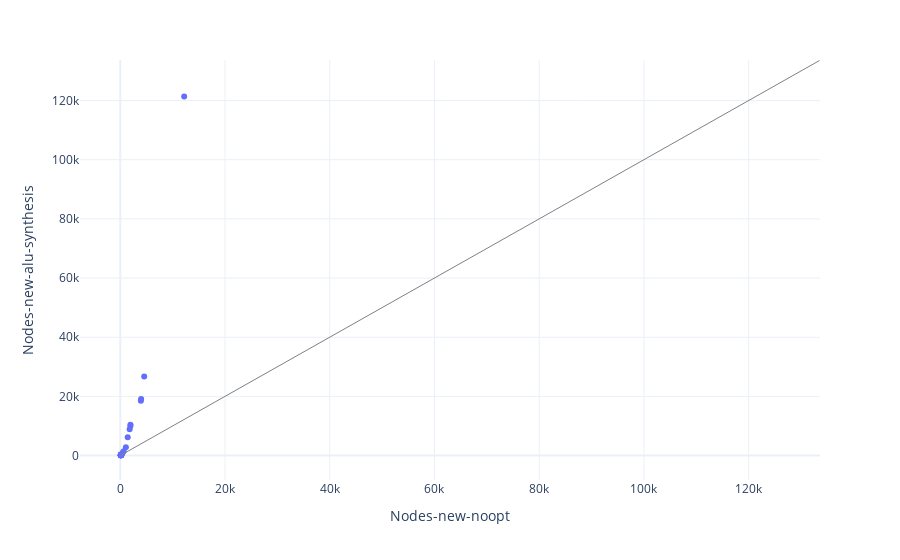

The notebook cell this image was saved under:
### Code cell
scatter((new_noopt, "new-noopt"), (new_conju, "new-alu-synthesis"), "Nodes")

### Figure 1 — Plotly figure (JSON) as saved in the notebook; plotly's stock layout.template omitted (floating-point values rounded to 4 significant figures)
{"data": [{"hovertemplate": "Nodes-new-noopt=%{x}<br>Nodes-new-alu-synthesis=%{y}<br>name=%{text}<extra></extra>", "legendgroup": "", "marker": {"color": "#636efa", "symbol": "circle"}, "mode": "markers", "name": "", "orientation": "v", "showlegend": false, "text": ["lift_bytes/\"min:AND_AL_IMMb\"", "lift_bytes/\"min:LEA_GPRv_AGEN_32\"", "lift_bytes/\"min:LODSB\"", "lift_bytes/\"min:LODSB\"", "lift_bytes/\"min:LODSB\"", "lift_bytes/\"min:LODSB\"", "lift_bytes/\"min:LOOP_RELBRb\"", "lift_bytes/\"min:MOVSB\"", "lift_bytes/\"min:MOV_GPR8_GPR8_8A\"", "lift_bytes/\"min:OR_GPRv_IMMz_32\"", "lift_bytes/\"min:POPAD_32\"", "lift_bytes/\"min:PUSH_IMMz_32\"", "lift_bytes/\"min:PUSH_MEMv_32\"", "lift_bytes/\"min:SUB_AL_IMMb\"", "lift_bytes/\"min:SUB_GPRv_MEMv_32\"", "lift_bytes/\"min:XOR_GPR8_GPR8_32\"", "lift_bytes/\"min:XOR_GPRv_IMMz_32\"", "lift_bytes/\"min:XOR_OrAX_IMMz_32\"", "lift_bytes/\"min:DIV_GPRv_32\"", "lift_bytes/\"min:DIV_MEMv_32\"", "lift_bytes/\"min:AND_MEMb_GPR8\"", "lift_bytes/\"min:ADD_GPR8_GPR8_02\"", "lift_bytes/\"min:ADD_MEMb_GPR8\"", "lift_bytes/\"min:IMUL_GPRv_MEMv_IMMz_16\"", "lift_bytes/\"min:IMUL_GPRv_MEMv_IMMz_32\"", "lift_bytes/\"min:IMUL_MEMb\"", "lift_bytes/\"min:MOV_MEMv_GPRv_16\"", "lift_bytes/\"min:MOV_RAX_RAX\"", "lift_bytes/\"min:AND_ONE_CHILD_1\"", "lift_bytes/\"min:AND_ONE_CHILD_2\"", "lift_source/\"min:small\"", "lift_source/\"min:adds\"", "lift_source/\"min:mul-16\"", "lift_source/\"big:muls\"", "lift_source/\"min:idivs\"", "lift_source/\"big:divs\"", "lift_source/\"min:subs\"", "lift_source/\"min:xors\"", "lift_source/\"big:3d_image_toolkit\"", "lift_source/\"big:router_simulator\"", "lift_source/\"big:lan_simulator\"", "lift_source/\"big:tiny86\""], "type": "scatter", "x": [110, 155, 110, 110, 107, 107, 111, 107, 160, 142, 127, 102, 128, 128, 179, 179, 142, 104, 168, 188, 161, 197, 179, 171, 167, 141, 134, 218, 92, 165, 226, 1946, 423, 1419, 658, 1069, 1936, 1791, 3933, 3979, 4569, 12203], "xaxis": "x", "y": [123, 200, 123, 138, 123, 138, 169, 156, 183, 159, 257, 133, 190, 150, 233, 206, 159, 117, 201, 250, 240, 242, 276, 228, 217, 190, 182, 293, 105, 212, 312, 10382, 935, 6192, 1437, 2772, 10021, 8888, 18505, 19109, 26686, 121328], "yaxis": "y"}], "layout": {"hovermode": "x", "legend": {"tracegroupgap": 0}, "margin": {"t": 60}, "shapes": [{"line": {"color": "gray", "width": 1}, "type": "line", "x0": 0, "x1": 133531, "xref": "x", "y0": 0, "y1": 133531, "yref": "y"}], "xaxis": {"anchor": "y", "domain": [0, 1], "title": {"text": "Nodes-new-noopt"}}, "yaxis": {"anchor": "x", "domain": [0, 1], "title": {"text": "Nodes-new-alu-synthesis"}}}}
